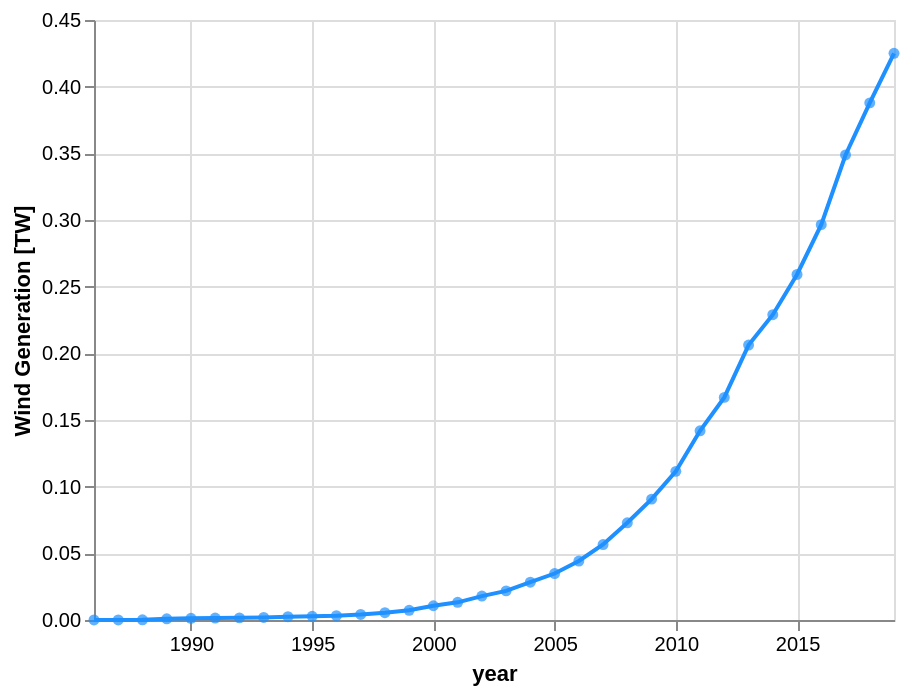

Describe this chart as a Vega-Lite specification.
### Vega-Lite specification from a JSON file in a GitHub repository (floating-point values rounded to 4 significant figures)
{"config": {"view": {"continuousWidth": 400, "continuousHeight": 300}}, "layer": [{"mark": {"type": "line", "color": "dodgerblue"}, "encoding": {"tooltip": [{"type": "temporal", "field": "year", "format": "%Y", "title": "year"}, {"type": "nominal", "field": "TW", "format": ".2f"}], "x": {"type": "temporal", "field": "year", "timeUnit": "year", "title": "year"}, "y": {"type": "quantitative", "field": "TW", "title": "Wind Generation [TW]"}}}, {"mark": {"type": "point", "color": "dodgerblue", "filled": true}, "encoding": {"tooltip": [{"type": "temporal", "field": "year", "format": "%Y", "title": "year"}, {"type": "nominal", "field": "TW", "format": ".2f"}], "x": {"type": "temporal", "field": "year", "timeUnit": "year", "title": "year"}, "y": {"type": "quantitative", "field": "TW", "title": "Wind Generation [TW]"}}}], "data": {"values": [{"year": "1986-01-01T00:00:00", "TW": 4.896e-05}, {"year": "1987-01-01T00:00:00", "TW": 6.914e-05}, {"year": "1988-01-01T00:00:00", "TW": 0.000117}, {"year": "1989-01-01T00:00:00", "TW": 0.0009187}, {"year": "1990-01-01T00:00:00", "TW": 0.001253}, {"year": "1991-01-01T00:00:00", "TW": 0.001429}, {"year": "1992-01-01T00:00:00", "TW": 0.001595}, {"year": "1993-01-01T00:00:00", "TW": 0.001916}, {"year": "1994-01-01T00:00:00", "TW": 0.002512}, {"year": "1995-01-01T00:00:00", "TW": 0.002736}, {"year": "1996-01-01T00:00:00", "TW": 0.003211}, {"year": "1997-01-01T00:00:00", "TW": 0.004143}, {"year": "1998-01-01T00:00:00", "TW": 0.005491}, {"year": "1999-01-01T00:00:00", "TW": 0.007274}, {"year": "2000-01-01T00:00:00", "TW": 0.01069}, {"year": "2001-01-01T00:00:00", "TW": 0.01325}, {"year": "2002-01-01T00:00:00", "TW": 0.01794}, {"year": "2003-01-01T00:00:00", "TW": 0.02184}, {"year": "2004-01-01T00:00:00", "TW": 0.02834}, {"year": "2005-01-01T00:00:00", "TW": 0.03485}, {"year": "2006-01-01T00:00:00", "TW": 0.04425}, {"year": "2007-01-01T00:00:00", "TW": 0.05661}, {"year": "2008-01-01T00:00:00", "TW": 0.07293}, {"year": "2009-01-01T00:00:00", "TW": 0.09064}, {"year": "2010-01-01T00:00:00", "TW": 0.1115}, {"year": "2011-01-01T00:00:00", "TW": 0.1419}, {"year": "2012-01-01T00:00:00", "TW": 0.167}, {"year": "2013-01-01T00:00:00", "TW": 0.2062}, {"year": "2014-01-01T00:00:00", "TW": 0.229}, {"year": "2015-01-01T00:00:00", "TW": 0.2592}, {"year": "2016-01-01T00:00:00", "TW": 0.2965}, {"year": "2017-01-01T00:00:00", "TW": 0.3488}, {"year": "2018-01-01T00:00:00", "TW": 0.3879}, {"year": "2019-01-01T00:00:00", "TW": 0.425}]}, "$schema": "https://vega.github.io/schema/vega-lite/v5.json"}
